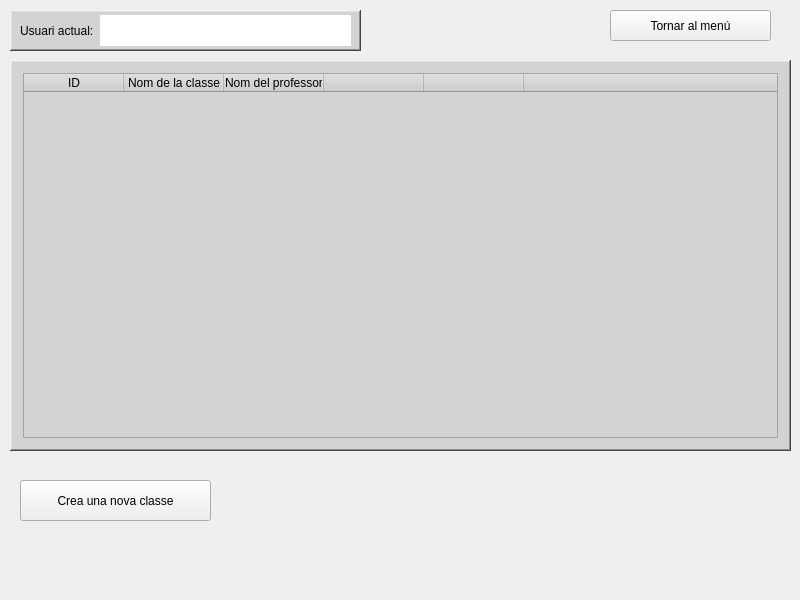
<?xml version="1.0" encoding="UTF-8"?>
<ui version="4.0">
 <class>Form</class>
 <widget class="QWidget" name="Form">
  <property name="geometry">
   <rect>
    <x>0</x>
    <y>0</y>
    <width>800</width>
    <height>600</height>
   </rect>
  </property>
  <property name="minimumSize">
   <size>
    <width>800</width>
    <height>600</height>
   </size>
  </property>
  <property name="maximumSize">
   <size>
    <width>800</width>
    <height>600</height>
   </size>
  </property>
  <property name="windowTitle">
   <string>Form</string>
  </property>
  <widget class="QFrame" name="userFrame">
   <property name="geometry">
    <rect>
     <x>10</x>
     <y>10</y>
     <width>351</width>
     <height>41</height>
    </rect>
   </property>
   <property name="styleSheet">
    <string notr="true">background-color: rgb(211, 211, 211);</string>
   </property>
   <property name="frameShape">
    <enum>QFrame::WinPanel</enum>
   </property>
   <property name="frameShadow">
    <enum>QFrame::Raised</enum>
   </property>
   <property name="lineWidth">
    <number>2</number>
   </property>
   <property name="midLineWidth">
    <number>0</number>
   </property>
   <widget class="QLabel" name="textUserLabel">
    <property name="geometry">
     <rect>
      <x>10</x>
      <y>10</y>
      <width>81</width>
      <height>21</height>
     </rect>
    </property>
    <property name="text">
     <string>Usuari actual:</string>
    </property>
   </widget>
   <widget class="QLabel" name="userLabel">
    <property name="geometry">
     <rect>
      <x>90</x>
      <y>5</y>
      <width>251</width>
      <height>31</height>
     </rect>
    </property>
    <property name="styleSheet">
     <string notr="true">background-color: rgb(255, 255, 255);
color: rgb(255, 0, 0);</string>
    </property>
    <property name="text">
     <string/>
    </property>
   </widget>
  </widget>
  <widget class="QPushButton" name="backButton">
   <property name="geometry">
    <rect>
     <x>610</x>
     <y>10</y>
     <width>161</width>
     <height>31</height>
    </rect>
   </property>
   <property name="text">
    <string>Tornar al menú</string>
   </property>
  </widget>
  <widget class="QFrame" name="frame">
   <property name="geometry">
    <rect>
     <x>10</x>
     <y>60</y>
     <width>781</width>
     <height>391</height>
    </rect>
   </property>
   <property name="styleSheet">
    <string notr="true">background-color: rgb(211, 211, 211);</string>
   </property>
   <property name="frameShape">
    <enum>QFrame::WinPanel</enum>
   </property>
   <property name="frameShadow">
    <enum>QFrame::Raised</enum>
   </property>
   <property name="lineWidth">
    <number>2</number>
   </property>
   <property name="midLineWidth">
    <number>0</number>
   </property>
   <layout class="QGridLayout" name="gridLayout">
    <item row="0" column="0">
     <widget class="QTableWidget" name="classesTable">
      <property name="minimumSize">
       <size>
        <width>755</width>
        <height>365</height>
       </size>
      </property>
      <property name="maximumSize">
       <size>
        <width>755</width>
        <height>365</height>
       </size>
      </property>
      <property name="frameShape">
       <enum>QFrame::StyledPanel</enum>
      </property>
      <property name="frameShadow">
       <enum>QFrame::Sunken</enum>
      </property>
      <property name="autoScrollMargin">
       <number>10</number>
      </property>
      <property name="verticalScrollMode">
       <enum>QAbstractItemView::ScrollPerPixel</enum>
      </property>
      <property name="horizontalScrollMode">
       <enum>QAbstractItemView::ScrollPerPixel</enum>
      </property>
      <property name="sortingEnabled">
       <bool>true</bool>
      </property>
      <property name="columnCount">
       <number>6</number>
      </property>
      <attribute name="horizontalHeaderCascadingSectionResizes">
       <bool>false</bool>
      </attribute>
      <attribute name="horizontalHeaderMinimumSectionSize">
       <number>50</number>
      </attribute>
      <attribute name="horizontalHeaderDefaultSectionSize">
       <number>100</number>
      </attribute>
      <attribute name="horizontalHeaderHighlightSections">
       <bool>false</bool>
      </attribute>
      <attribute name="horizontalHeaderShowSortIndicator" stdset="0">
       <bool>true</bool>
      </attribute>
      <attribute name="horizontalHeaderStretchLastSection">
       <bool>true</bool>
      </attribute>
      <attribute name="verticalHeaderVisible">
       <bool>true</bool>
      </attribute>
      <attribute name="verticalHeaderCascadingSectionResizes">
       <bool>false</bool>
      </attribute>
      <attribute name="verticalHeaderShowSortIndicator" stdset="0">
       <bool>false</bool>
      </attribute>
      <column>
       <property name="text">
        <string>ID</string>
       </property>
      </column>
      <column>
       <property name="text">
        <string>Nom de la classe</string>
       </property>
      </column>
      <column>
       <property name="text">
        <string>Nom del professor</string>
       </property>
      </column>
      <column>
       <property name="text">
        <string/>
       </property>
      </column>
      <column>
       <property name="text">
        <string/>
       </property>
      </column>
      <column>
       <property name="text">
        <string/>
       </property>
      </column>
     </widget>
    </item>
   </layout>
  </widget>
  <widget class="QPushButton" name="createClassButton">
   <property name="geometry">
    <rect>
     <x>20</x>
     <y>480</y>
     <width>191</width>
     <height>41</height>
    </rect>
   </property>
   <property name="text">
    <string>Crea una nova classe</string>
   </property>
  </widget>
 </widget>
 <resources/>
 <connections/>
</ui>
